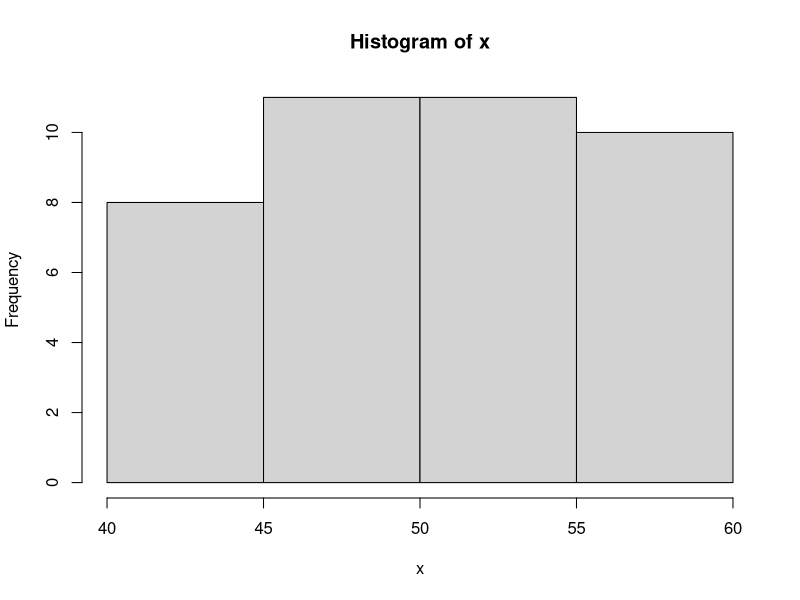
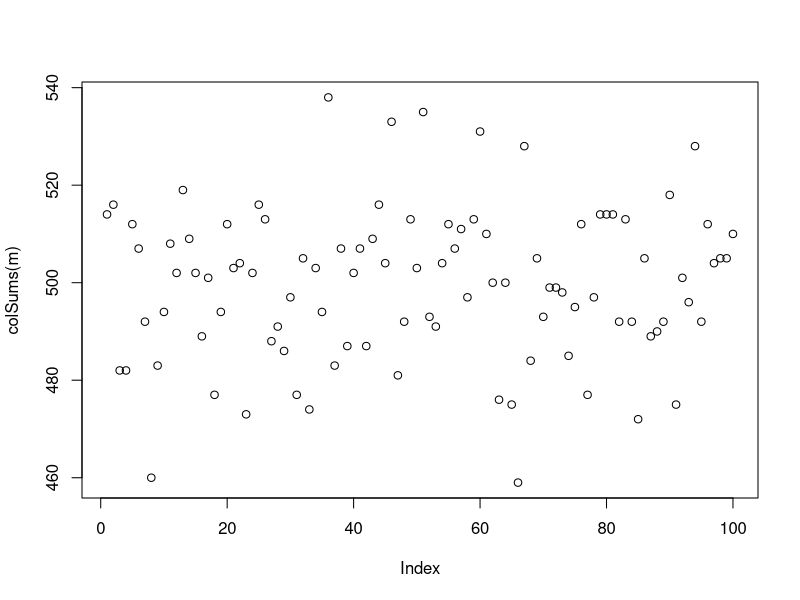
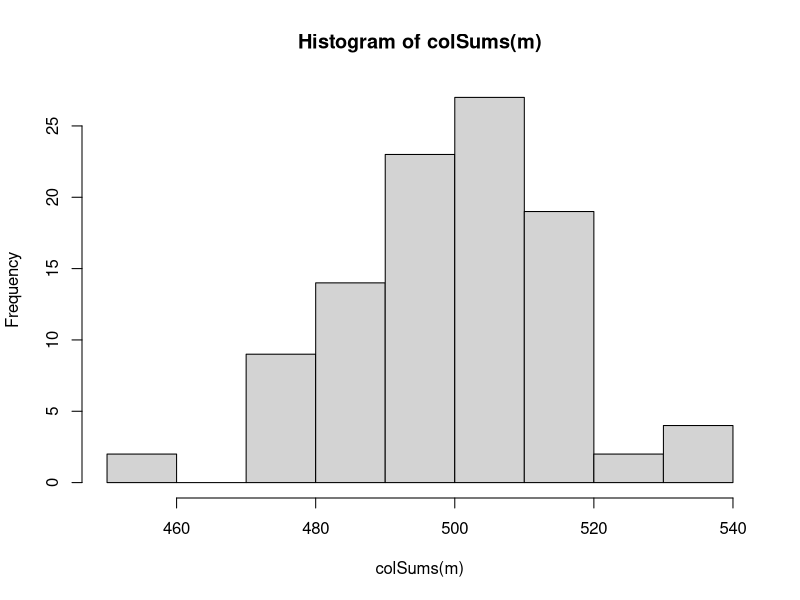

The R script that drew these images, in order: (Note: this script raises an error after producing the figures.)
## ---- chunk 1
knitr::opts_chunk$set(echo = TRUE,  
											comment="      ##",  
											error=TRUE, 
											collapse=FALSE  ) 

library(tibble)
## ---- chunk 2
# 1 sample(set 100 obs)

n  <- 100 # in 1 sample
p  <- 0.5
B  <- 1

set.seed(2020) # 52 successes

x <- rbinom(n = B , size=n, p=p)
x #52
## ---- chunk 3
B  <- 40

x <- rbinom(n=B, size=n, p=0.5)
x # int[B], vector of size B, number of SUCCESSes in each  

hist(x)
## ---- chunk 4

n  <- 100
B  <- 1

x  <- rbinom(n = n, size = B, p =p)
head(x)
## ---- chunk 5
# syntax a little differnt (no B, repeated samples)
x  <- sample(x =  c("H","T"),
		size = n,
		replace = TRUE,
		prob = c(0.5,0.5)
		)
head(x)

# creates 1 long string
# y  <- stringr::str_c(x, collapse="")		# collapse
# head(y)

knitr::knit_exit()
## ---- chunk 6

# of the 40 experiments, how many returned > 55 heads?
knitr::knit_exit()
table(x) # of 40 samples, distribution of success totals 

table(x  >  55)   # of 40 samples(each 100), how many more than 55 successes

table(x  >  57) # 

table(x > 60) # 0
## ---- chunk 7

# ----Series of Bernoulli Trials			----

# int[10]
n  <- 100 # (sample size)
p  <- 0.5
B  <- 10  # take B samples (each n)

# throw dice 100 times, count heads (repeat 10)
rbinom(n = B,size=n, prob=0.5)
## ---- chunk 8

# FOR REAL
set.seed(1492)
nExp = 100
nThrows = 1000 # IN EACH TRIAL
X  <- sample(x = c(1,0),
		size= nThrows* nExp,# NUMBER THROWS
		replace= TRUE,
		prob= c(0.5,0.5)
		)
#X # VECTOR_DBL, ATOMIC

#M <- AS.MATRIX(X, NROW = NtHROWs, ncol=nExp, byrow=TRUE)
## matrix fill first by column, then next row
m <- matrix(rbinom(n=nExp*nThrows, 
		   size=1,
		   0.5), 
	    ncol=nExp) # n total number of random
m[1,1]
## test
m1 <- matrix (rbinom(n=nExp*nThrows,size=1,
		     0.5),
	      nrow=nThrows)

mean(colSums(m))
sd(colSums(m))

sqrt(250)  # 15.8

plot(colSums(m))
hist(colSums(m))

head(m)
dim(m)

## What does CI (Confidence Interval)  mean?
#  ============================================
## Suppose want to find percentage of students (many) with tatoos
##
## How ?   SAMPLE
p = 0.4  # (usually do not know)
n = 75   # students, sample size
## FACT
## se_bar = sqrt( p_bar * (1 - p_bar)/n)
##

## Take a Sample  (ie string of yes/no, 1,0)
r  <- sample(x = 0:1,
             size = 75,
             replace = TRUE, 
             prob = c(0.6, 0.4))
r
sum(r) #31
p_bar = sum(r)/n
p_bar   # 0.413

## And the 95% CI?
se_bar = sqrt( p_bar * (1 - p_bar)/n)
se_bar   # 0.0569
L  <- p_bar - 1.96*se_bar
U  <- p_bar + 1.96*se_bar
cat("p_bar = ", p_bar, "\n", "CI = ", "(", L, ", ", U, ")",  "\n")
contains_TRUE =  p_bar >= L   && p_bar <= U
contains_TRUE

#####   OR 
# ===========================================
## What does 95% confident actually mean??
## rbinom (n=1, size = 75, prob= 0.4)retrun string of yes/no, 1,0  (size # trials)
## To me:  n=1 means 1 SAMPLE, 
## size=throws in 1 SAMPLE, 
## return is # successes in 1 SAMPLE
##
## n =2 means, return will be 2 values, one for each sample
##
###  FUNCTION
###
 N=75
t  <- tibble::tibble()

one_sample  <- function(DUMMY = null) {  # 1 sample

    prob = 0.4
    p_bar  <- rbinom(n=1, size=75, prob = prob)/N
    ## And the range?
    se_bar = sqrt( p_bar * (1 - p_bar)/N)
    L  <- p_bar - 1.96*se_bar
    U  <- p_bar + 1.96*se_bar
    # cat("p_bar = ", p_bar, "\n", "CI = ", "(", L, ", ", U, ")",  "\n")
    contains_TRUE =  (L < prob)   && ( prob < U )
    new  <- tibble::tibble(p_bar = p_bar, L=L, U=U, contains_TRUE = contains_TRUE)
    t <<- rbind(t, new)
    invisible()
}


ans  <- lapply(0:99, one_sample)

# view
t
print(t, n=100)

# to see only FALSE   
t[!t$contains_TRUE,]
t[!t$contains_TRUE,]

# order
print(t[order(-t$L),], n=100)

###
f  <- function(x) invisible(print("hi"))
f()
r  <- lapply(0:1, f)


#### ARGH!  need dummy variable
f  <- function(dummy) {print("hi")}

l  <-   lapply (1:2, f)
## ---- chunk 9

file  <- "out"
png(filename = paste0("~/Downloads/print_and_delete/" , file,".png"),
         width = 480, height = 480, units = "px", pointsize = 12,
          bg = "white",  res = NA,
         type = c("cairo", "cairo-png", "Xlib", "quartz")
)

 hist(x)
# boxplot(x, col="green", names=c("UrOx"))

stripchart(x = x, 
           ylim=c(0, 225),
           pch = 1, 
           cex = 0.5,
           frame = TRUE, 
           vertical = TRUE,
           main = "24-hour Ur Ox")

abline(h = 35, col=2)

# plot(x, fake, ylim = c(-5, 5), sub = "t-value = 21.5", type = "p")
# abline(h = fake_mean, col=2)
dev.off()
